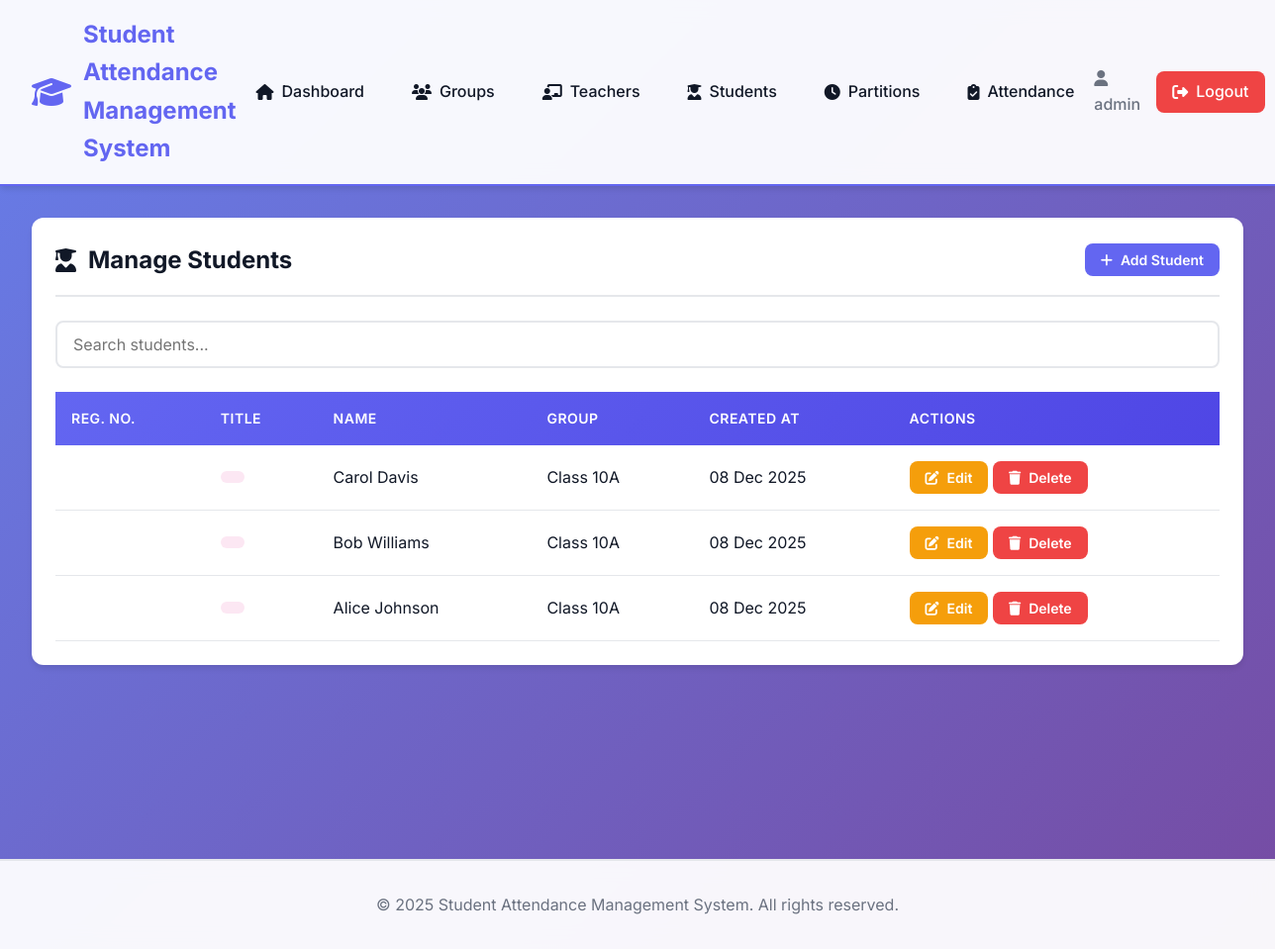
The page /admin/students.php (signed in) on the database as committed earlier.
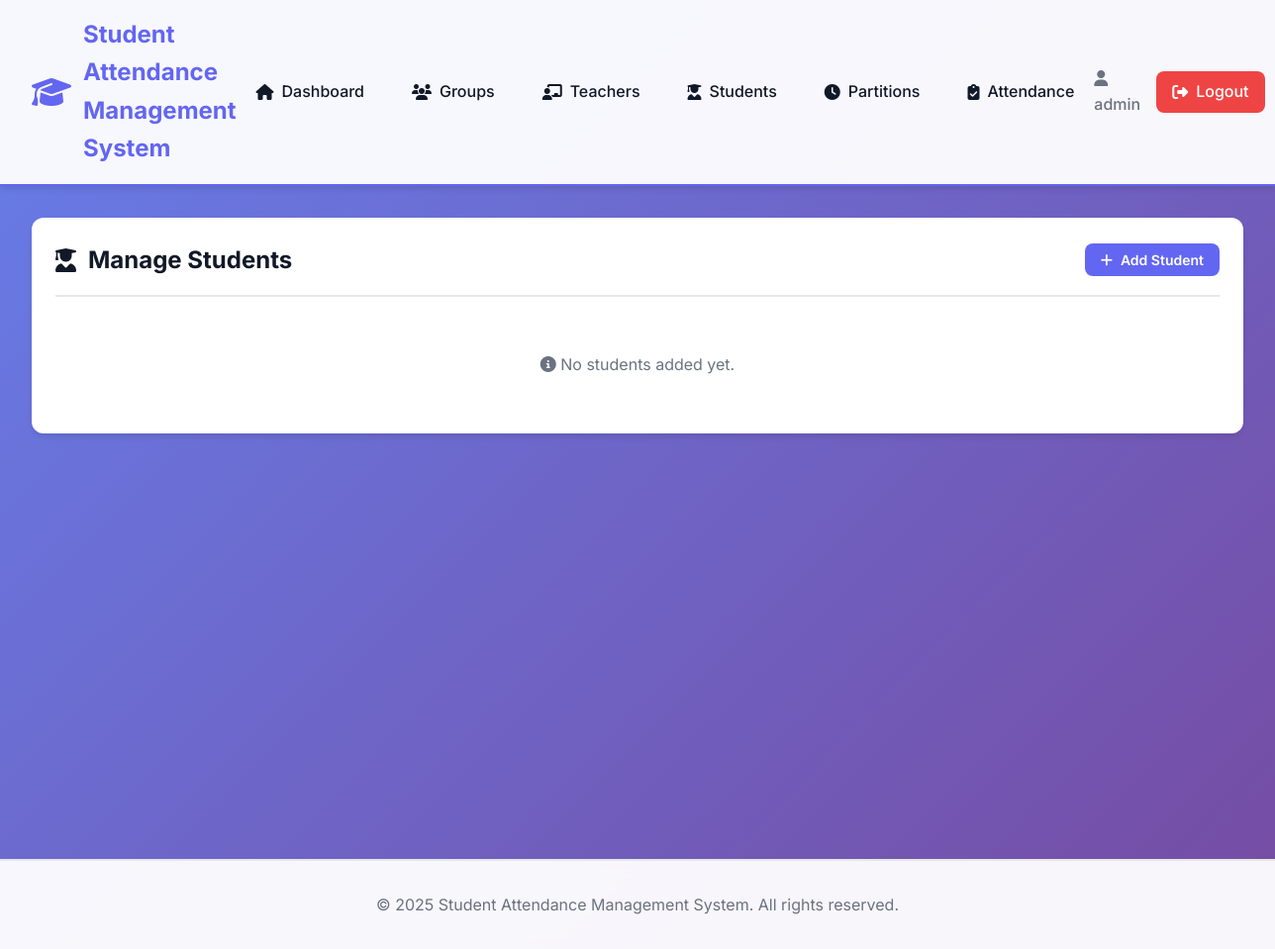
The same page on the database as committed later.
### tables this page shows
CREATE TABLE students (
    id INT AUTO_INCREMENT PRIMARY KEY,
    reg_no VARCHAR(50) UNIQUE NOT NULL,
    title ENUM('MR', 'MISS', 'MRS') NOT NULL,
    name VARCHAR(100) NOT NULL,
    group_id INT NOT NULL,
    created_at TIMESTAMP DEFAULT CURRENT_TIMESTAMP,
    FOREIGN KEY (group_id) REFERENCES groups(id) ON DELETE CASCADE,
    INDEX idx_group_id (group_id),
    INDEX idx_reg_no (reg_no)
);

CREATE TABLE groups (
    id INT AUTO_INCREMENT PRIMARY KEY,
    name VARCHAR(100) NOT NULL,
    created_by INT NOT NULL,
    created_at TIMESTAMP DEFAULT CURRENT_TIMESTAMP,
    FOREIGN KEY (created_by) REFERENCES users(id) ON DELETE CASCADE,
    INDEX idx_created_by (created_by)
);

### includes/functions.php (called while the page is built, shortened)
<?php
function formatDate($date) {
    return date('d M Y', strtotime($date));
}
?>

### admin/students.php (the view, shortened to what this page needs)
<?php
require_once '../includes/header.php';
try {
    $stmt = $pdo->query("
        SELECT s.*, g.name as group_name
        FROM students s
        JOIN groups g ON s.group_id = g.id
        ORDER BY s.created_at DESC
    ");
    $students = $stmt->fetchAll();
} catch (PDOException $e) {
    setFlashMessage('danger', 'Error loading students.');
    $students = [];
    $groups = [];
}
?>
<div class="card">
    <div class="card-header">
        <h2><i class="fas fa-user-graduate"></i> Manage Students</h2>
        <button onclick="openModal('createStudentModal')" class="btn btn-primary btn-sm">
            <i class="fas fa-plus"></i> Add Student
        </button>
    </div>
    <div class="card-body">
        <?php if (empty($students)): ?>
            <p class="text-center" style="color: var(--text-secondary); padding: 2rem;">
                <i class="fas fa-info-circle"></i> No students added yet.
            </p>
        <?php else: ?>
            <div class="form-group">
                <input type="text" id="searchInput" class="form-control" placeholder="Search students...">
            </div>
            <div class="table-responsive">
                <table id="studentsTable">
                    <thead>
                        <tr>
                            <th>Reg. No.</th>
                            <th>Title</th>
                            <th>Name</th>
                            <th>Group</th>
                            <th>Created At</th>
                            <th>Actions</th>
                        </tr>
                    </thead>
                    <tbody>
                        <?php foreach ($students as $student): ?>
                        <tr>
                            <td><strong><?php echo htmlspecialchars($student['reg_no']); ?></strong></td>
                            <td><span class="badge badge-<?php echo $student['title'] === 'MR' ? 'primary' : 'info'; ?>"><?php echo htmlspecialchars($student['title']); ?></span></td>
                            <td><?php echo htmlspecialchars($student['name']); ?></td>
                            <td><?php echo htmlspecialchars($student['group_name']); ?></td>
                            <td><?php echo formatDate($student['created_at']); ?></td>
                            <td>
                                <button onclick="editStudent(<?php echo $student['id']; ?>, '<?php echo htmlspecialchars($student['reg_no'], ENT_QUOTES); ?>', '<?php echo htmlspecialchars($student['title'], ENT_QUOTES); ?>', '<?php echo htmlspecialchars($student['name'], ENT_QUOTES); ?>', <?php echo $student['group_id']; ?>)" class="btn btn-sm btn-warning">
                                    <i class="fas fa-edit"></i> Edit
                                </button>
                                <form method="POST" style="display: inline;" onsubmit="return confirm('Delete this student? All attendance records will also be deleted.');">
                                    <button type="submit" class="btn btn-sm btn-danger">
                                        <i class="fas fa-trash"></i> Delete
                                    </button>
                                </form>
                            </td>
                        </tr>
                        <?php endforeach; ?>
                    </tbody>
                </table>
            </div>
        <?php endif; ?>
    </div>
</div>
<?php require_once '../includes/footer.php'; ?>

Rows that differ between the two databases and show on the page:
removed students: name "Carol Davis", group.name "Class 10A", created_at "08 Dec 2025"
removed students: name "Bob Williams", group.name "Class 10A", created_at "08 Dec 2025"
removed students: name "Alice Johnson", group.name "Class 10A", created_at "08 Dec 2025"
Other text that changed with them:
text no longer shown: "REG. NO. TITLE NAME GROUP CREATED AT ACTIONS"
text now shown: "No students added yet."
